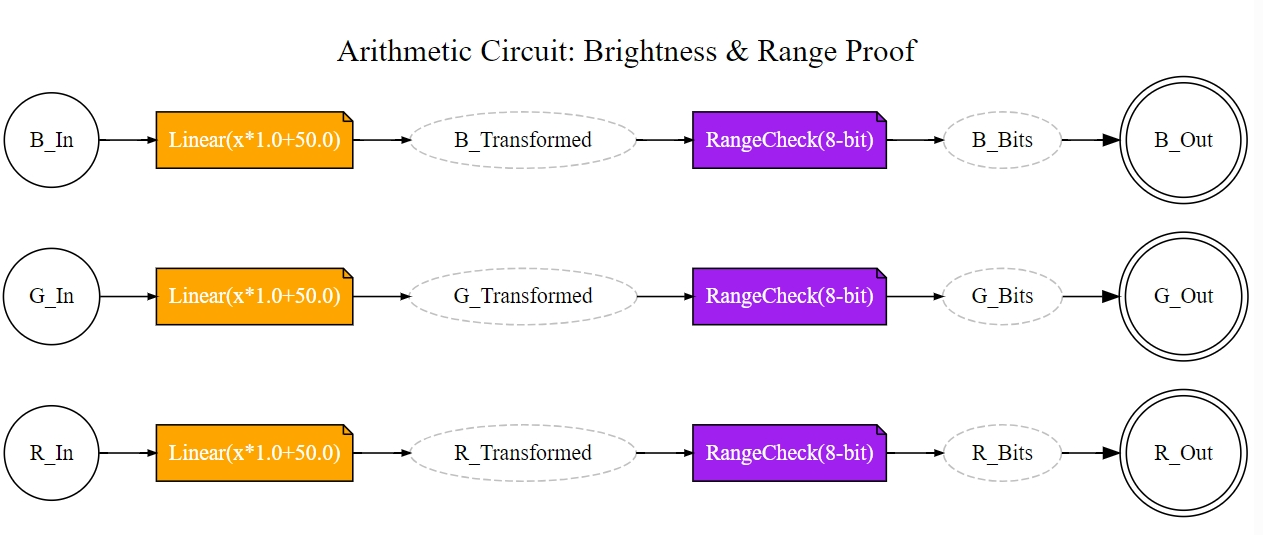
#> input picture report/circ-brightness.png, 1263 x 535 px
$ python -i authenticator.py   (imports and definitions only)   (older library calls are emulated)
#> lines starting #> are read from the running program, lines starting #| are printed output that depends on the picture; after the words box and inside, x2 and y2 are one past the last pixel; in counts of white or black regions, pixels touching at a corner belong together
import cv2
import numpy as np
import hashlib
import json
from scipy import fftpack
import pickle
import base64
from typing import List, Tuple, Dict, Any
import warnings
# [1 line not run here, left out]

class VideoAuthenticator:
    def __init__(self, key: str = None):
        """
        初始化视频认证器

        参数:
            key: 认证密钥（可选），用于增强安全性
        """
        self.key = key or "default_secret_key"
        self.sift = cv2.SIFT_create()

    def extract_robust_features(self, frame: np.ndarray) -> Dict[str, Any]:
        """
        提取对亮度、旋转、裁剪鲁棒的特征

        参数:
            frame: 视频帧

        返回:
            包含鲁棒特征的字典
        """
        # 转换为灰度图
        if len(frame.shape) == 3:
            gray = cv2.cvtColor(frame, cv2.COLOR_BGR2GRAY)
        else:
            gray = frame.copy()

        # 1. 使用SIFT提取关键点和描述子（对旋转、缩放、亮度变化部分不变）
        keypoints, descriptors = self.sift.detectAndCompute(gray, None)

        # 如果没有检测到特征，使用备用方法
        if descriptors is None:
            descriptors = np.array([])

        # 2. 提取对亮度变化鲁棒的特征（使用归一化直方图）
        hist_features = self._extract_illumination_invariant_features(frame)

        # 3. 提取对裁剪鲁棒的特征（使用图像的统计特征）
        statistical_features = self._extract_crop_invariant_features(frame)

        # 4. 提取频域特征（对空间变换鲁棒）
        frequency_features = self._extract_frequency_features(gray)

        return {
            'sift_keypoints': len(keypoints),
            'sift_descriptors': descriptors.tolist() if len(descriptors) > 0 else [],
            'hist_features': hist_features,
            'statistical_features': statistical_features,
            'frequency_features': frequency_features,
            'frame_shape': frame.shape
        }

    def _extract_illumination_invariant_features(self, frame: np.ndarray) -> Dict[str, float]:
        """提取对亮度变化鲁棒的特征"""
        if len(frame.shape) == 3:
            # 使用HSV颜色空间的H和S通道（对亮度变化相对不敏感）
            hsv = cv2.cvtColor(frame, cv2.COLOR_BGR2HSV)
            h_channel = hsv[:, :, 0]
            s_channel = hsv[:, :, 1]

            # 计算直方图并归一化
            h_hist = cv2.calcHist([h_channel], [0], None, [16], [0, 180])
            s_hist = cv2.calcHist([s_channel], [0], None, [16], [0, 256])

            h_hist = h_hist / (h_hist.sum() + 1e-6)
            s_hist = s_hist / (s_hist.sum() + 1e-6)
        else:
            # 对于灰度图，使用梯度方向直方图
            sobelx = cv2.Sobel(frame, cv2.CV_64F, 1, 0, ksize=3)
            sobely = cv2.Sobel(frame, cv2.CV_64F, 0, 1, ksize=3)
            magnitude, angle = cv2.cartToPolar(sobelx, sobely, angleInDegrees=True)
            angle_hist = cv2.calcHist([angle.astype(np.uint8)], [0], None, [16], [0, 360])
            angle_hist = angle_hist / (angle_hist.sum() + 1e-6)
            h_hist, s_hist = angle_hist, angle_hist

        return {
            'h_hist': h_hist.flatten().tolist(),
            's_hist': s_hist.flatten().tolist()
        }

    def _extract_crop_invariant_features(self, frame: np.ndarray) -> Dict[str, float]:
        """提取对裁剪鲁棒的特征"""
        if len(frame.shape) == 3:
            gray = cv2.cvtColor(frame, cv2.COLOR_BGR2GRAY)
        else:
            gray = frame.copy()

        # 图像矩（对平移、旋转、缩放具有不变性）
        moments = cv2.moments(gray)
        hu_moments = cv2.HuMoments(moments).flatten()

        # 对Hu矩取对数以增强数值稳定性
        hu_moments = -np.sign(hu_moments) * np.log10(np.abs(hu_moments) + 1e-10)

        # 图像的统计特征（对部分裁剪相对鲁棒）
        mean_val = np.mean(gray)
        std_val = np.std(gray)
        entropy = self._calculate_entropy(gray)

        # 边缘密度（对裁剪有一定鲁棒性）
        edges = cv2.Canny(gray, 50, 150)
        edge_density = np.sum(edges > 0) / (gray.size + 1e-6)

        return {
            'hu_moments': hu_moments.tolist(),
            'mean': float(mean_val),
            'std': float(std_val),
            'entropy': float(entropy),
            'edge_density': float(edge_density)
        }

    def _extract_frequency_features(self, gray_frame: np.ndarray) -> Dict[str, Any]:
        """提取频域特征（对空间变换鲁棒）"""
        # 傅里叶变换
        f_transform = fftpack.fft2(gray_frame)
        f_transform_shifted = fftpack.fftshift(f_transform)
        magnitude_spectrum = np.abs(f_transform_shifted)

        # 提取低频和高频能量特征
        h, w = gray_frame.shape
        center_h, center_w = h // 2, w // 2

        # 低频区域（中心区域）
        low_freq_radius = min(h, w) // 4
        mask = np.zeros((h, w), dtype=np.uint8)
        cv2.circle(mask, (center_w, center_h), low_freq_radius, 1, -1)
        mask = mask.astype(bool)
        low_freq_energy = np.sum(magnitude_spectrum[mask])

        # 高频区域
        high_freq_energy = np.sum(magnitude_spectrum[~mask])

        # 总能量
        total_energy = np.sum(magnitude_spectrum)

        return {
            'low_freq_ratio': float(low_freq_energy / (total_energy + 1e-6)),
            'high_freq_ratio': float(high_freq_energy / (total_energy + 1e-6)),
            'total_energy': float(total_energy)
        }

    def _calculate_entropy(self, image: np.ndarray) -> float:
        """计算图像熵"""
        hist = cv2.calcHist([image], [0], None, [256], [0, 256])
        hist = hist / hist.sum()
        entropy = -np.sum(hist * np.log2(hist + 1e-10))
        return entropy

    # [214 lines left out: functions generate_video_signature, _aggregate_features, save_signature, load_signature, apply_transformations, verify_video_authenticity and 1 more, not called in this run]

>>> import cv2
>>> picture = cv2.imread('../report/circ-brightness.png')
#> picture is the input picture: shape (535, 1263, 3); mean B, G, R 236, 234.6, 243.7
>>> result = VideoAuthenticator().extract_robust_features(picture)
#> in extract_robust_features, `gray = cv2.cvtColor(frame, cv2.COLOR_BGR2GRAY)`:
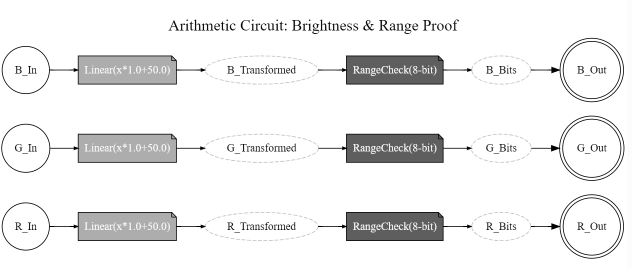
#> gray: shape (535, 1263) (shown at 1/2 size); min 0, max 255, mean 237.5
#> in extract_robust_features, `keypoints, descriptors = self.sift.detectAndCompute(gray, None)`: keypoints = 1488 keypoints; strongest (x, y, size): (571, 48, 2.1), (571, 59, 2.1), (619, 40, 1.9), (374, 40, 1.9)
#> in _extract_illumination_invariant_features, `h_channel = hsv[:, :, 0]`:
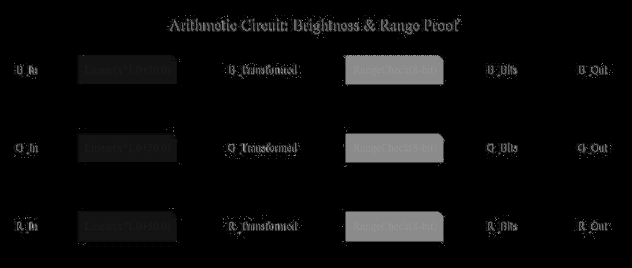
#> h_channel: shape (535, 1263) (shown at 1/2 size); min 0, max 179, mean 10.5
#> in _extract_illumination_invariant_features, `s_channel = hsv[:, :, 1]`:
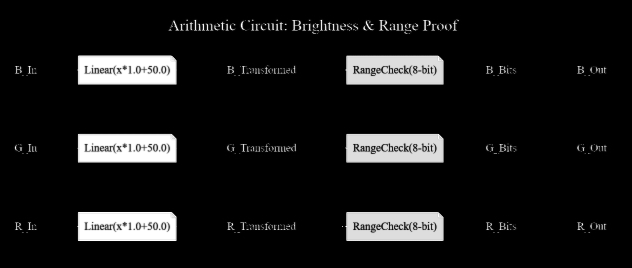
#> s_channel: shape (535, 1263) (shown at 1/2 size); min 0, max 255, mean 23.7
#> in _extract_illumination_invariant_features, `h_hist = cv2.calcHist([h_channel], [0], None, [16], [0, 180])`: h_hist = [583774, 34698, 9250, 113, 110, 179, 89, 82, 8060, 2699, 1159, 1030, 30956, 3208, 140, 158]
#> in _extract_illumination_invariant_features, `s_hist = cv2.calcHist([s_channel], [0], None, [16], [0, 256])`: s_hist = [596611, 3780, 3030, 2087, 1340, 1234, 994, 848, 798, 605, 738, 1847, 3954, 25504, 2378, 29957]
#> in _extract_illumination_invariant_features, `h_hist = h_hist / (h_hist.sum() + 1e-6)`: h_hist = [0.864, 0.0514, 0.0137, 0.000167, 0.000163, 0.000265, 0.000132, 0.000121, 0.0119, 0.00399, 0.00172, 0.00152, 0.0458, 0.00475, 0.000207, 0.000234]
#> in _extract_illumination_invariant_features, `s_hist = s_hist / (s_hist.sum() + 1e-6)`: s_hist = [0.883, 0.00559, 0.00448, 0.00309, 0.00198, 0.00183, 0.00147, 0.00125, 0.00118, 0.000895, 0.00109, 0.00273, 0.00585, 0.0377, 0.00352, 0.0443]
#> in extract_robust_features, `hist_features = self._extract_illumination_invariant_features(frame)`: hist_features = 2 items
#> in _extract_crop_invariant_features, `moments = cv2.moments(gray)`: moments = moments, m00 160487769, centre m10/m00, m01/m00 = (630.6, 265.9)
#> in _extract_crop_invariant_features, `hu_moments = cv2.HuMoments(moments).flatten()`: hu_moments = [0.000993, 4.78e-07, 4.54e-14, 3.91e-14, 1.63e-27, 2.67e-17, -2.53e-28]
#> in _extract_crop_invariant_features, `hu_moments = -np.sign(hu_moments) * np.log10(np.abs(hu_moments) + 1e-10)`: hu_moments = [3, 6.32, 10, 10, 10, 10, -10]
#> in _extract_crop_invariant_features, `mean_val = np.mean(gray)`: mean_val = 237.5
#> in _extract_crop_invariant_features, `std_val = np.std(gray)`: std_val = 49.89
#> in _calculate_entropy, `hist = cv2.calcHist([image], [0], None, [256], [0, 256])`: hist = 256 values, max 562503 at index 255, min 27 at index 120, mean 2639.5
#> in _calculate_entropy, `hist = hist / hist.sum()`: hist = 256 values, max 0.832 at index 255, min 4e-05 at index 120, mean 0.00391
#> in _calculate_entropy, `entropy = -np.sum(hist * np.log2(hist + 1e-10))`: entropy = 1.48
#> in _extract_crop_invariant_features, `edges = cv2.Canny(gray, 50, 150)`:
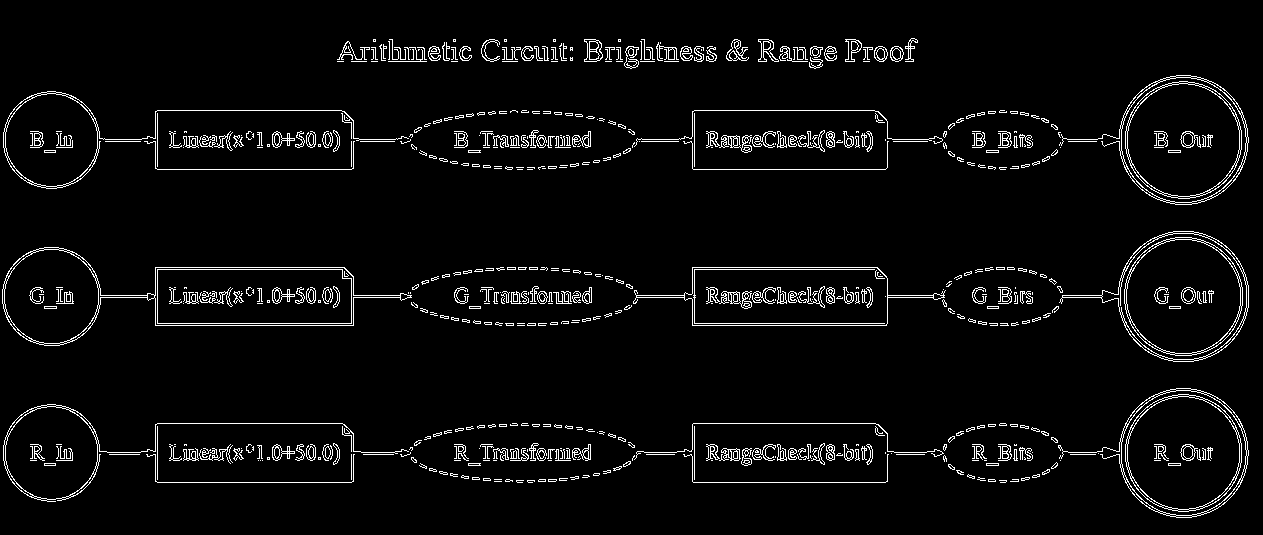
#> edges: shape (535, 1263); 4.3% white in thin lines or dots, all inside (x1, y1, x2, y2) = (2, 38, 1249, 518)
#> in _extract_crop_invariant_features, `edge_density = np.sum(edges > 0) / (gray.size + 1e-6)`: edge_density = 0.0431
#> in extract_robust_features, `statistical_features = self._extract_crop_invariant_features(frame)`: statistical_features = {'hu_moments': [3, 6.32, 10, 10, 10, 10, -10], 'mean': 237.5, 'std': 49.89, 'entropy': 1.48, 'edge_density': 0.0431}
#> in _extract_frequency_features, `cv2.circle(mask, (center_w, center_h), low_freq_radius, 1, -1)`:
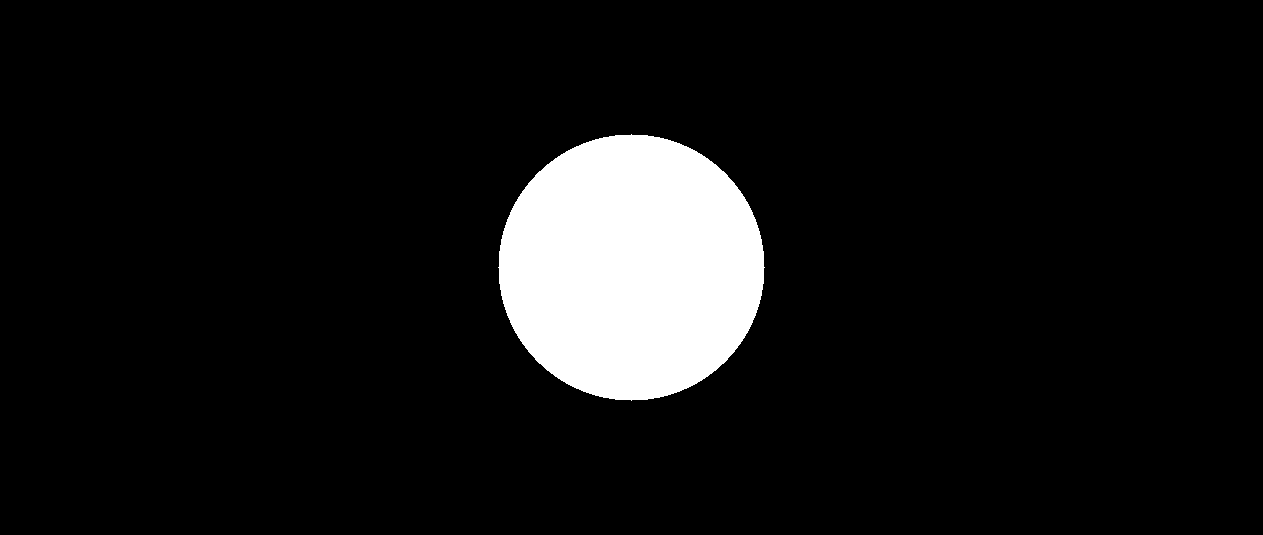
#> mask: shape (535, 1263); values 0 (black) and 1 (white), 8.2% white; 1 white region, box (x1, y1, x2, y2) and area: (498, 134, 765, 401) 55557
#> in _extract_frequency_features, `low_freq_energy = np.sum(magnitude_spectrum[mask])`: low_freq_energy = 3.25e+09
#> in _extract_frequency_features, `high_freq_energy = np.sum(magnitude_spectrum[~mask])`: high_freq_energy = 7.68e+09
#> in _extract_frequency_features, `total_energy = np.sum(magnitude_spectrum)`: total_energy = 1.09e+10
#> in extract_robust_features, `frequency_features = self._extract_frequency_features(gray)`: frequency_features = {'low_freq_ratio': 0.298, 'high_freq_ratio': 0.702, 'total_energy': 1.09e+10}
#> result = 6 items

$ run again, on report/circ-crop.png
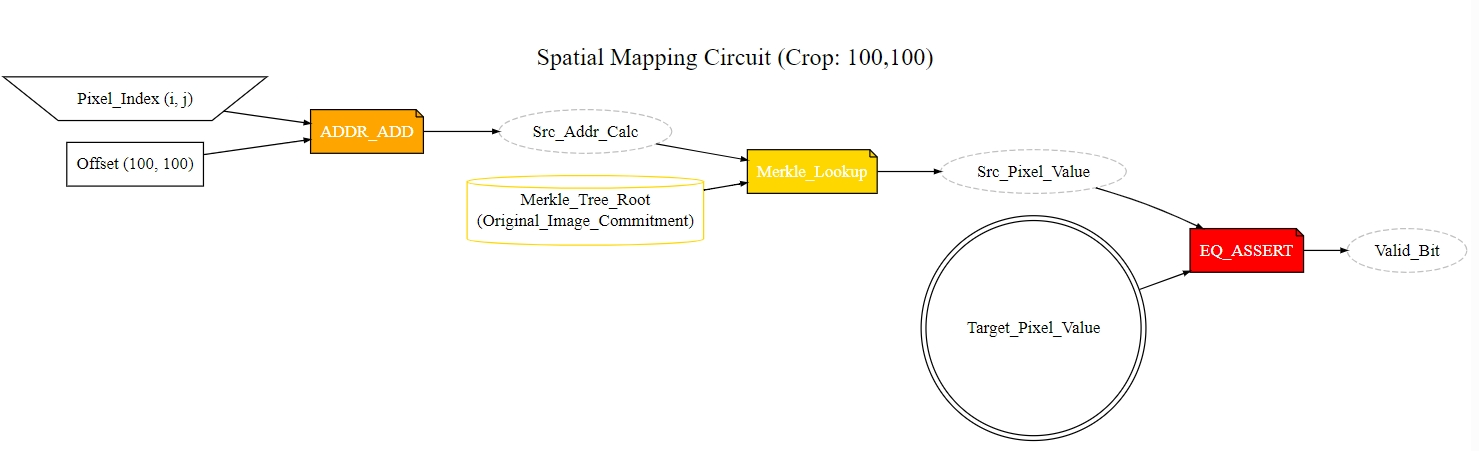
#> input picture report/circ-crop.png, 1479 x 451 px
#> picture is the input picture: shape (451, 1479, 3); mean B, G, R 245.7, 248.7, 251.2
#> keypoints = 598 keypoints; strongest (x, y, size): (886, 63, 1.9), (494, 131, 3.5), (936, 171, 3.5), (1342, 250, 3.5)
#> hsv: shape (451, 1479, 3); mean H, S, V 2.8, 7.2, 251.4
#> in _extract_illumination_invariant_features, `h_hist = cv2.calcHist([h_channel], [0], None, [16], [0, 180])`: h_hist = [631061, 7319, 16454, 249, 162, 267, 200, 210, 6747, 1743, 795, 207, 165, 549, 236, 665]
#> in _extract_illumination_invariant_features, `s_hist = cv2.calcHist([s_channel], [0], None, [16], [0, 256])`: s_hist = [638338, 4308, 2197, 1344, 1022, 798, 782, 1016, 459, 222, 214, 383, 667, 755, 1380, 13144]
#> in _extract_illumination_invariant_features, `h_hist = h_hist / (h_hist.sum() + 1e-6)`: h_hist = [0.946, 0.011, 0.0247, 0.000373, 0.000243, 0.0004, 0.0003, 0.000315, 0.0101, 0.00261, 0.00119, 0.00031, 0.000247, 0.000823, 0.000354, 0.000997]
#> in _extract_illumination_invariant_features, `s_hist = s_hist / (s_hist.sum() + 1e-6)`: s_hist = [0.957, 0.00646, 0.00329, 0.00201, 0.00153, 0.0012, 0.00117, 0.00152, 0.000688, 0.000333, 0.000321, 0.000574, 0.001, 0.00113, 0.00207, 0.0197]
#> hist_features = 2 items
#> moments = moments, m00 166166758, centre m10/m00, m01/m00 = (737.8, 225.7)
#> in _extract_crop_invariant_features, `hu_moments = cv2.HuMoments(moments).flatten()`: hu_moments = [0.0012, 9.95e-07, 3.29e-14, 5.69e-14, 2.44e-27, 5.41e-17, 3.52e-28]
#> in _extract_crop_invariant_features, `hu_moments = -np.sign(hu_moments) * np.log10(np.abs(hu_moments) + 1e-10)`: hu_moments = [2.92, 6, 10, 10, 10, 10, 10]
#> mean_val = 249.1
#> std_val = 30.56
#> in _calculate_entropy, `hist = cv2.calcHist([image], [0], None, [256], [0, 256])`: hist = 256 values, max 615525 at index 255, min 14 at index 60, mean 2605.6
#> in _calculate_entropy, `hist = hist / hist.sum()`: hist = 256 values, max 0.923 at index 255, min 2.1e-05 at index 60, mean 0.00391
#> in _calculate_entropy, `entropy = -np.sum(hist * np.log2(hist + 1e-10))`: entropy = 0.834
#> in _extract_crop_invariant_features, `edges = cv2.Canny(gray, 50, 150)`:
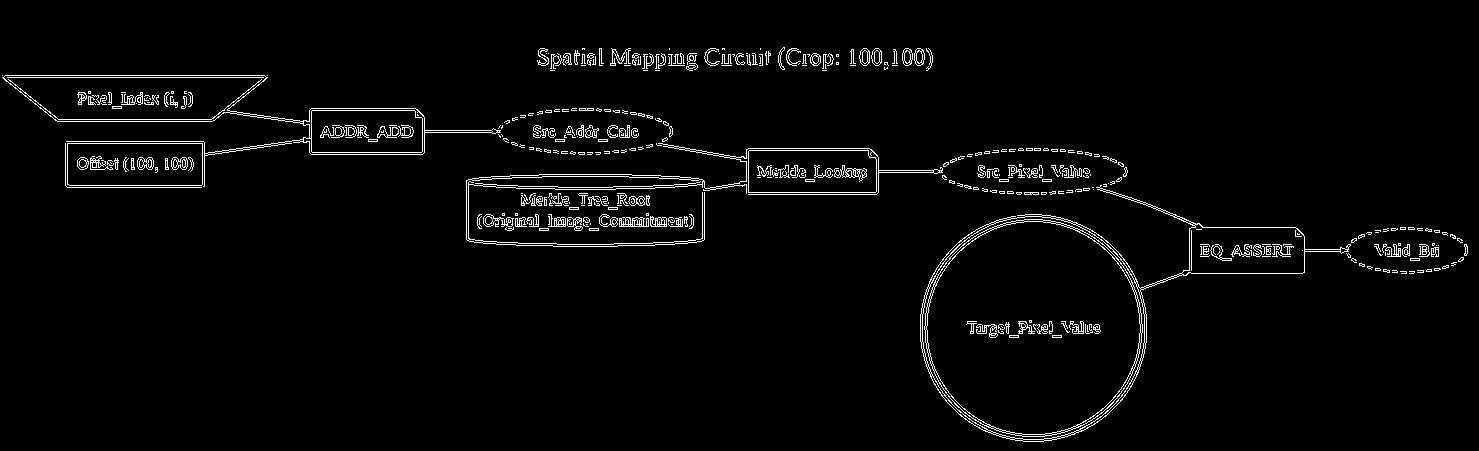
#> edges: shape (451, 1479); 2.8% white in thin lines or dots, all inside (x1, y1, x2, y2) = (2, 47, 1468, 442)
#> edge_density = 0.0282
#> statistical_features = {'hu_moments': [2.92, 6, 10, 10, 10, 10, 10], 'mean': 249.1, 'std': 30.56, 'entropy': 0.834, 'edge_density': 0.0282}
#> in _extract_frequency_features, `cv2.circle(mask, (center_w, center_h), low_freq_radius, 1, -1)`:
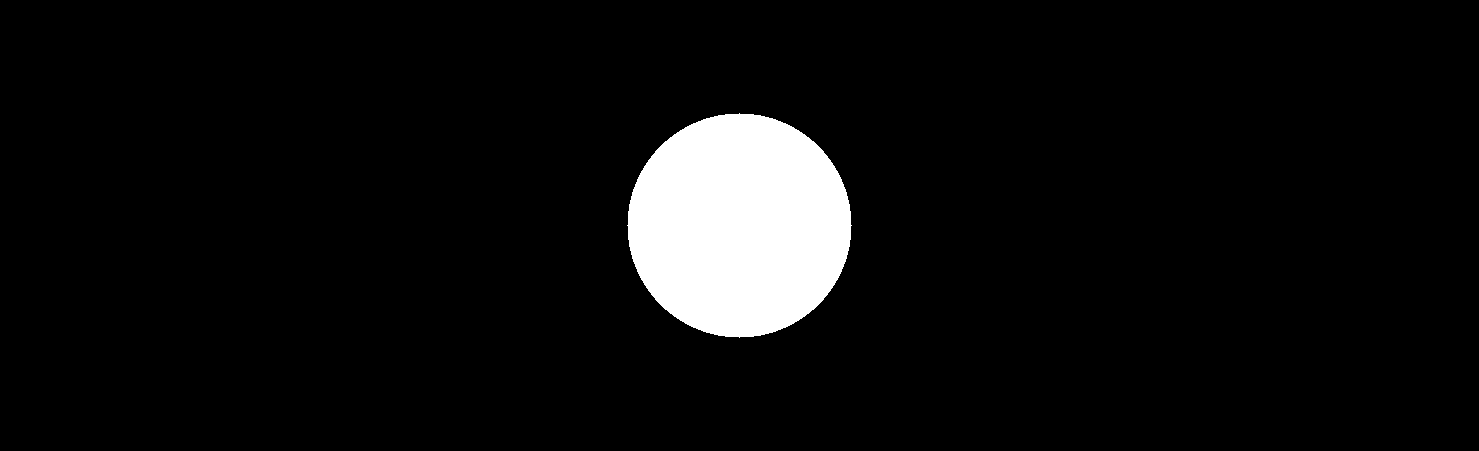
#> mask: shape (451, 1479); values 0 (black) and 1 (white), 5.9% white; 1 white region, box (x1, y1, x2, y2) and area: (627, 113, 852, 338) 39381
#> low_freq_energy = 1.96e+09
#> high_freq_energy = 7.02e+09
#> total_energy = 8.98e+09
#> frequency_features = {'low_freq_ratio': 0.218, 'high_freq_ratio': 0.782, 'total_energy': 8.98e+09}
#> result = 6 items
